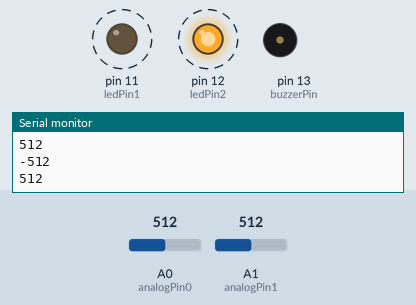
This sketch was run on a simulated Arduino Uno, built with avr-gcc and run on an emulated ATmega328P. Shown: output pins drawn as LEDs (lit = HIGH), buzzer (waves = sounding, pin HIGH), the last lines printed to the serial monitor. Dashed ring = blinking. Inputs (shaded band) come from the test bench; at power-on: A0 (analogPin0) = 512, A1 (analogPin1) = 512.

Above: at 1.25 s.
1.3 s: A0 (analogPin0) set to 23
4.3 s: A0 (analogPin0) set to 18
At 4.51 s:
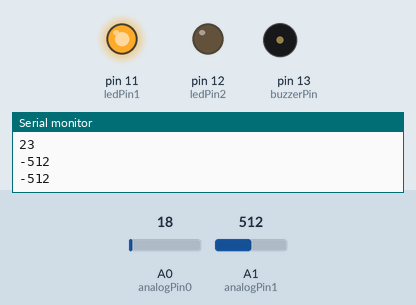
7.3 s: A1 (analogPin1) set to 23
10.3 s: A1 (analogPin1) set to 18
At 11.5 s:
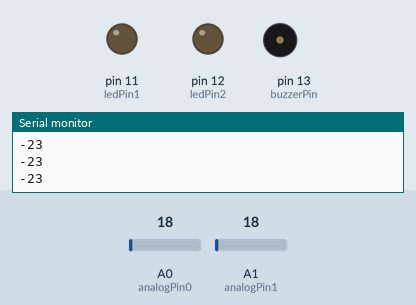
11.8 s: A1 (analogPin1) set to 122
At 12.3 s:
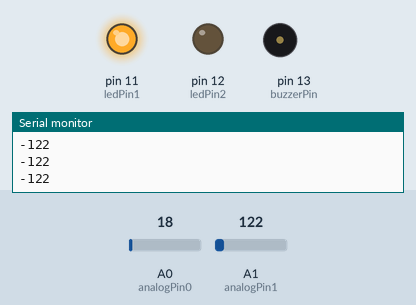
14.8 s: A1 (analogPin1) set to 10
At 15.4 s:
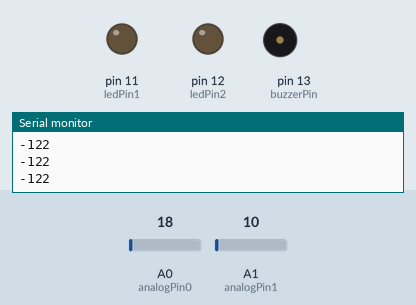
Timing chart, 0 to 17.3 s (numbered marks = the images above; inputs shaded):
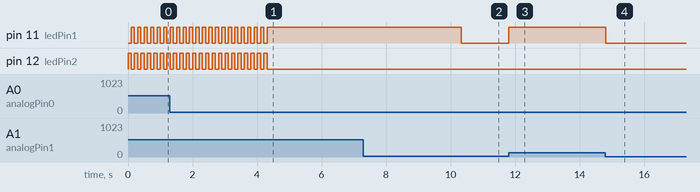

Measured:
- the behaviour switches between 21 and 20 on A0 (analogPin0) (found by bisection; images 0 and 1)
- the behaviour switches between 21 and 20 on A1 (analogPin1) (found by bisection; images 1 and 2)
- after the input at 4.3 s, pin 11 (ledPin1): goes on until 4.3 s, then stays HIGH; pin 12 (ledPin2): goes on until 4.3 s, then stays LOW
- after the input at 10.3 s, pin 11 (ledPin1): HIGH → LOW at once
- after the input at 11.8 s, pin 11 (ledPin1): LOW → HIGH at once
- after the input at 14.8 s, pin 11 (ledPin1): HIGH → LOW at once
- by itself, pin 11 (ledPin1), pin 12 (ledPin2): alternates HIGH for 0.10 s and LOW for 0.10 s

The sketch:

sketch_oct24a.ino
```cpp
int analogPin0=0,analogPin1=1;

const int c = 261;
const int d = 294;
const int e = 329;
const int f = 349;
const int g = 391;
const int gS = 415;
const int a = 440;
const int aS = 455;
const int b = 466;
const int cH = 523;
const int cSH = 554;
const int dH = 587;
const int dSH = 622;
const int eH = 659;
const int fH = 698;
const int fSH = 740;

const int buzzerPin = 13;
const int ledPin1 = 11;
const int ledPin2 = 12;

int counter = 0;

void setup()
{
  Serial.begin(9600);              //  setup serial


  pinMode(buzzerPin, OUTPUT);
  pinMode(ledPin1, OUTPUT);
  pinMode(ledPin2, OUTPUT);

 // play();
}

void loop()
{

  int val = analogRead(analogPin0);
  if(val>20){
    Serial.println(val);

    digitalWrite(ledPin2, HIGH);
    delay(100);
    digitalWrite(ledPin2, LOW);
  }
  val = analogRead(analogPin1);
  if(val>20){
    Serial.println(-val);
    digitalWrite(ledPin1, HIGH);
    delay(100);
    digitalWrite(ledPin1, LOW);
  }
}
void play(){
  //Play first section
  firstSection();

  //Play second section
  secondSection();
}
void beep(int note, int duration)
{
  //Play tone on buzzerPin
  tone(buzzerPin, note, duration);

  //Play different LED depending on value of 'counter'
  if(counter % 2 == 0)
  {
    digitalWrite(ledPin1, HIGH);
    delay(duration);
    digitalWrite(ledPin1, LOW);
  }else
  {
    digitalWrite(ledPin2, HIGH);
    delay(duration);
    digitalWrite(ledPin2, LOW);
  }

  //Stop tone on buzzerPin
  noTone(buzzerPin);

  delay(50);

  //Increment counter
  counter++;
}

void firstSection()
{
  beep(a, 500);
  beep(a, 500);
  beep(a, 500);
  beep(f, 350);
  beep(cH, 150);
  beep(a, 500);
  beep(f, 350);
  beep(cH, 150);
  beep(a, 650);

  delay(500);

  beep(eH, 500);
  beep(eH, 500);
  beep(eH, 500);
  beep(fH, 350);
  beep(cH, 150);
  beep(gS, 500);
  beep(f, 350);
  beep(cH, 150);
  beep(a, 650);

  delay(500);
}

void secondSection()
{
  beep(a, 300);
  beep(a, 150);
  beep(fSH, 125);
  beep(fH, 125);
  beep(fSH, 250);

  delay(325);

  beep(aS, 250);
  beep(dSH, 500);
  beep(dH, 325);
  beep(cSH, 175);
  beep(cH, 125);
  beep(b, 125);
  beep(cH, 250);

  delay(350);
}
```
